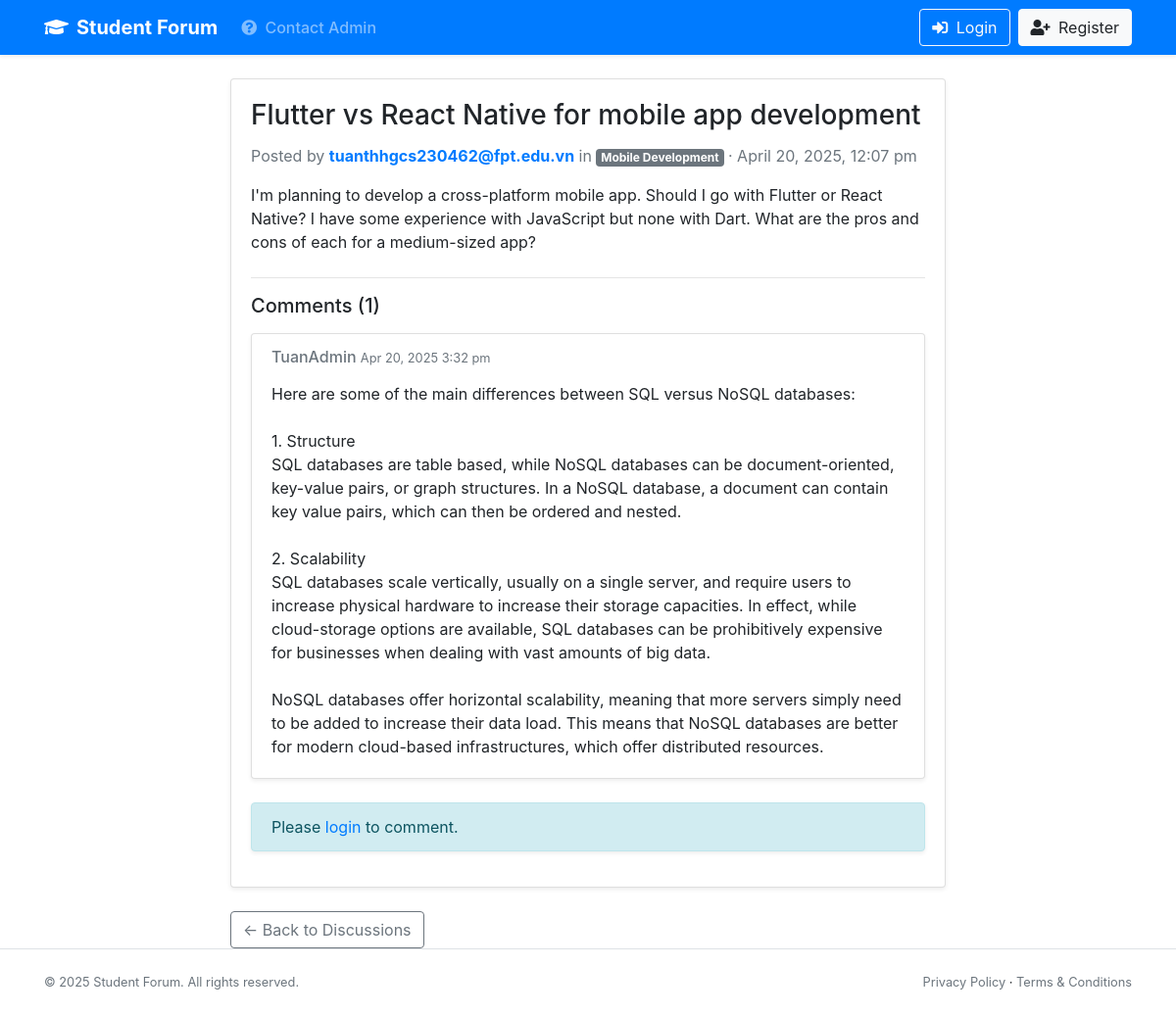
Screenshot of /app/views/post/post_detail.php?id=38 with the database file from the repository.
### tables this page shows
CREATE TABLE `posts` (
  `post_id` int(11) NOT NULL,
  `user_id` int(11) DEFAULT NULL,
  `module_id` int(11) DEFAULT NULL,
  `title` varchar(255) NOT NULL,
  `content` text NOT NULL,
  `image` varchar(255) DEFAULT NULL,
  `created_at` timestamp NOT NULL DEFAULT current_timestamp()
);

CREATE TABLE `users` (
  `user_id` int(11) NOT NULL,
  `username` varchar(50) NOT NULL,
  `email` varchar(100) NOT NULL,
  `password` varchar(255) NOT NULL,
  `role` enum('admin','student') DEFAULT 'student',
  `created_at` timestamp NOT NULL DEFAULT current_timestamp()
);

CREATE TABLE `modules` (
  `module_id` int(11) NOT NULL,
  `module_name` varchar(100) NOT NULL,
  `created_at` timestamp NOT NULL DEFAULT current_timestamp()
);

CREATE TABLE `comments` (
  `comment_id` int(11) NOT NULL,
  `post_id` int(11) NOT NULL,
  `user_id` int(11) NOT NULL,
  `content` text NOT NULL,
  `created_at` timestamp NOT NULL DEFAULT current_timestamp()
);

### app/bootstrap.php (called while the page is built, shortened)
<?php
$dotenv = Dotenv\Dotenv::createImmutable(__DIR__ . '/..');

### app/models/Post.php (called while the page is built, shortened)
<?php
class Post {
    private $pdo;
    public function __construct() {
        $database = new Database();
        $this->pdo = $database->connect();
    }
    public function getPostById($post_id) {
        $stmt = $this->pdo->prepare("SELECT posts.*, users.username, modules.module_name
                                     FROM posts
                                     JOIN users ON posts.user_id = users.user_id
                                     JOIN modules ON posts.module_id = modules.module_id
                                     WHERE posts.post_id = ?");
        $stmt->execute([$post_id]);
        return $stmt->fetch();
    }
}
?>

### config/database.php (called while the page is built, shortened)
<?php
class Database {
    private $host = "localhost";
    private $db_name = "student_forum";
    private $username = "root";
    private $password = "";
    public function connect() {
        try {
            $dsn = "mysql:host=" . $this->host . ";dbname=" . $this->db_name . ";charset=utf8mb4";
            $options = [
                PDO::ATTR_ERRMODE => PDO::ERRMODE_EXCEPTION,
                PDO::ATTR_DEFAULT_FETCH_MODE => PDO::FETCH_ASSOC,
                PDO::ATTR_EMULATE_PREPARES => false,
            ];
            $this->conn = new PDO($dsn, $this->username, $this->password, $options);
            return $this->conn;
        } catch (PDOException $e) {
            error_log("Database Connection Error: " . $e->getMessage(), 0);
            throw new Exception("Connection failed. Please try again later.");
        } catch (Exception $e) {
            error_log("General Error: " . $e->getMessage(), 0);
            throw new Exception("An error occurred. Please try again later.");
        }
    }
}
?>

### app/controllers/PostController.php (called while the page is built, shortened)
<?php
require_once __DIR__ . '/../bootstrap.php';
class PostController {
    private $postModel;
    public function __construct() {
        $this->postModel = new Post();
    }
    public function getPostById($post_id) {
        return $this->postModel->getPostById($post_id);
    }
}
?>

### app/models/Comment.php (called while the page is built, shortened)
<?php
class Comment {
    private $pdo;
    public function __construct() {
        $database = new Database();
        $this->pdo = $database->connect();
    }
    public function getCommentsByPostId($post_id) {
        $stmt = $this->pdo->prepare("SELECT comments.*, users.username
                                     FROM comments
                                     JOIN users ON comments.user_id = users.user_id
                                     WHERE comments.post_id = ?
                                     ORDER BY comments.created_at ASC");
        $stmt->execute([$post_id]);
        return $stmt->fetchAll();
    }
}

### app/controllers/CommentController.php (called while the page is built, shortened)
<?php
class CommentController {
    private $commentModel;
    public function __construct() {
        $this->commentModel = new Comment();
    }
    public function getCommentsByPostId($post_id) {
        return $this->commentModel->getCommentsByPostId($post_id);
    }
}
?>

### app/views/post/post_detail.php (the view, shortened to what this page needs)
<?php
$post_id = $_GET['id'];
$postController = new PostController();
$post = $postController->getPostById($post_id);
$commentController = new CommentController();
$comments = $commentController->getCommentsByPostId($post_id);
include '../components/header.php';
?>
<div class="container mt-4">
    <div class="row">
        <div class="col-md-8 offset-md-2">
            <div class="card shadow-sm">
                <div class="card-body">
                    <h3 class="card-title"><?= $post["title"]; ?></h3>
                    <div class="d-flex align-items-center mb-3">
                        <div>
                            <span class="text-muted">Posted by </span>
                            <a href="#" class="font-weight-bold"><?= $post["username"]; ?></a>
                            <span class="text-muted"> in </span>
                            <span class="badge badge-secondary"><?= $post["module_name"]; ?></span>
                            <span class="text-muted"> · <?= date('F j, Y, g:i a', strtotime($post["created_at"])); ?></span>
                        </div>
                    </div>
                    <div class="post-content mb-4">
                        <p><?= nl2br($post["content"]); ?></p>
                    </div>
                    <hr>
                    <div class="comments-section">
                        <h5 class="mb-3">Comments (<?= count($comments); ?>)</h5>
                        <?php if (!empty($comments)): ?>
                            <?php foreach ($comments as $comment): ?>
                                <div class="comment card mb-2" id="comment-<?= $comment['comment_id']; ?>">
                                    <div class="card-body">
                                        <div class="d-flex justify-content-between">
                                            <h6 class="card-subtitle mb-2 text-muted">
                                                <?= $comment["username"]
                                                ; ?>
                                                <small><?= date('M j, Y g:i a', strtotime($comment["created_at"])); ?></small>
                                            </h6>
                                        </div>
                                        <div id="comment-content-<?= $comment['comment_id']; ?>">
                                            <p class="card-text mt-2"><?= nl2br($comment["content"]); ?></p>
                                        </div>
                                    </div>
                                </div>
                            <?php endforeach; ?>
                        <?php else: ?>
                            <p class="text-muted">No comments yet. Be the first to comment!</p>
                        <?php endif; ?>
                        <?php if (isset($_SESSION['user_id'])): ?>
                            <div class="comment-form mt-4">
                                <h6>Add a Comment</h6>
                                <form action="/student_forum/app/controllers/CommentController.php?action=create" method="post">
                                    <input type="hidden" name="post_id" value="<?= $post_id; ?>">
                                    <div class="form-group">
                                        <textarea class="form-control" name="content" rows="3" placeholder="Write your comment here..." required></textarea>
                                    </div>
                                    <button type="submit" class="btn btn-primary">Submit Comment</button>
                                </form>
                            </div>
                        <?php else: ?>
                            <div class="alert alert-info mt-4">
                                Please <a href="/student_forum/app/views/auth/login.php">login</a> to comment.
                            </div>
                        <?php endif; ?>
                    </div>
                </div>
            </div>
            <div class="mt-3">
                <a href="/student_forum/public/index.php  " class="btn btn-outline-secondary">&larr; Back to Discussions</a>
            </div>
        </div>
    </div>
</div>
<?php include '../components/footer.php'; ?>

### public/assets/css/styles.css (style rules this page uses)
:root { --primary-color: #007bff; --primary-hover: #0056b3; --secondary-color: #6c757d; --light-bg: #f8f9fc; --white: #ffffff; --border-color: #e3e6f0; --text-color: #3a3b45; --text-muted: #858796; --shadow-sm: 0 0.125rem 0.25rem rgba(0, 0, 0, 0.075); --shadow: 0 0.15rem 1.75rem 0 rgba(58, 59, 69, 0.15); --radius: 0.35rem; }
body { color: var(--text-color); text-align: left; background-color: var(--light-bg); font-family: 'Nunito', -apple-system, BlinkMacSystemFont, "Segoe UI", Roboto, "Helvetica Neue", Arial, sans-serif; line-height: 1.6; }
h1, h2, h3, h4, h5, h6 { font-weight: 600; margin-bottom: 0.5rem; }
.card { border: none; border-radius: var(--radius); box-shadow: var(--shadow-sm); margin-bottom: 1.5rem; background-color: var(--white); }
.card-body { flex: 1 1 auto; min-height: 1px; padding: 1.25rem; }
.btn { border-radius: var(--radius); padding: 0.375rem 1rem; font-weight: 500; transition: all 0.15s ease-in-out; }
.fade-in { animation: fadeIn 0.5s ease-in-out; }
.alert { border-radius: var(--radius); border: none; box-shadow: var(--shadow-sm); }
.alert-info { background-color: #e7f1fb; color: #0c5460; }

### rows the page displays
posts: title "Flutter vs React Native for mobile app development", user.username "tuanthhgcs230462@fpt.edu.vn", module.module_name "Mobile Development", created_at "April 20, 2025, 12:07 pm", content "I'm planning to develop a cross-platform mobile app. Should I go with Flutter or React Native? I have some experience with JavaScript but none with Dart. What are the pros and cons of each for a medium-sized app?"
comments: user.username "TuanAdmin", created_at "Apr 20, 2025 3:32 pm", content "Here are some of the main differences between SQL versus NoSQL databases: 1. Structure SQL databases are table based, while NoSQL databases can be document-oriented, key-value pairs, or graph structures. In a NoSQL database, a document can contain key value pairs, which can then be ordered and nested. 2. Scalability SQL databases scale vertically, usually on a single server, and require users to increase physical hardware to increase their storage capacities. In effect, while cloud-storage options are available, SQL databases can be prohibitively expensive for businesses when dealing with vast amounts of big data. NoSQL databases offer horizontal scalability, meaning that more servers…"

### other values shown
count($comments) "1"
